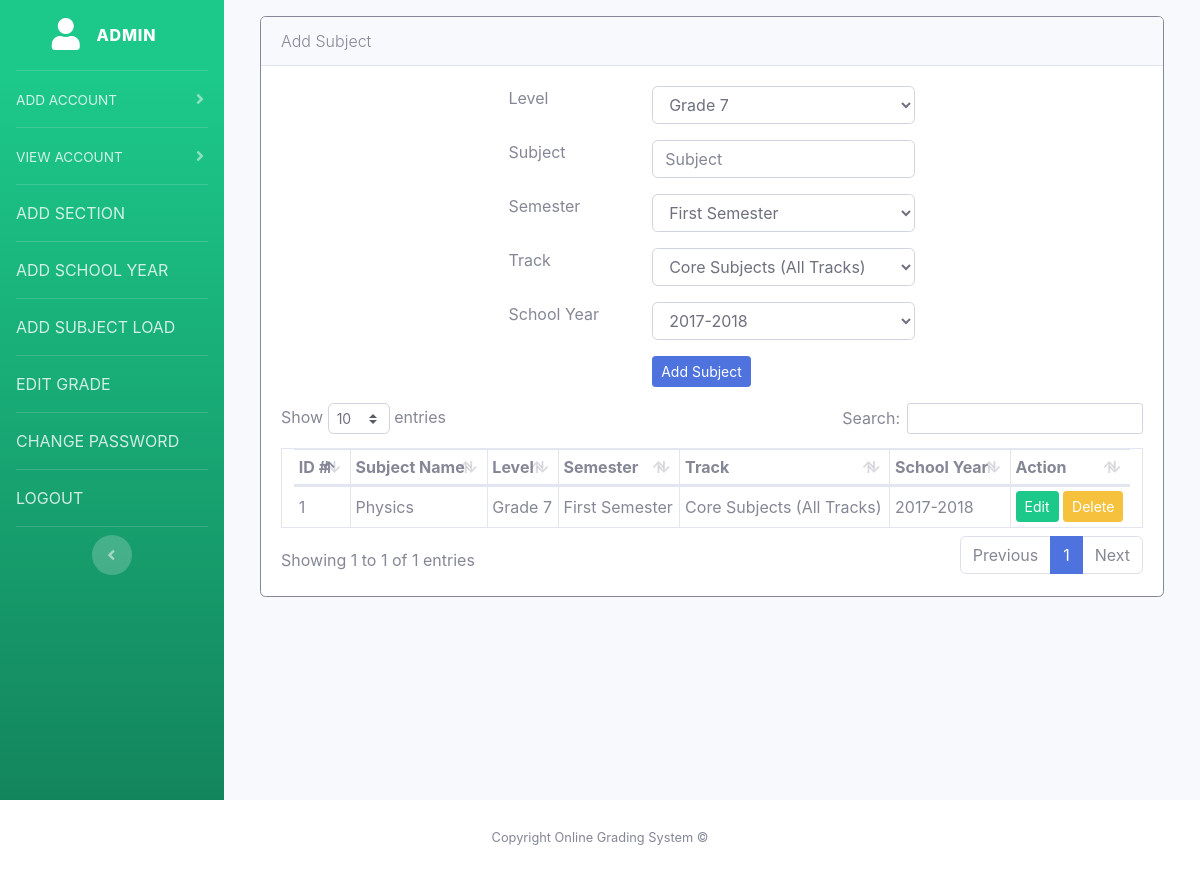
The app's page /index.php?p=principals&a=add-subject (signed in), older data.
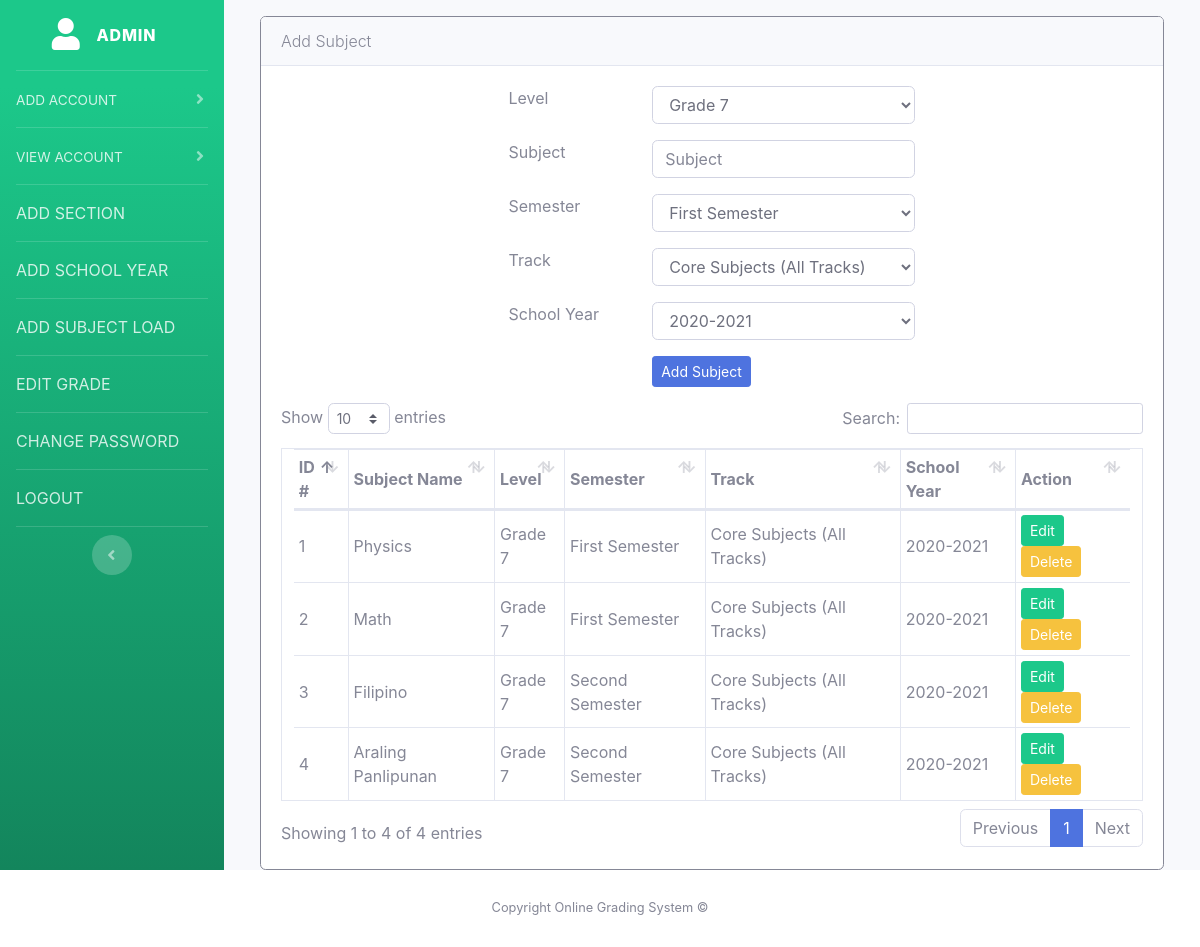
The same page, newer data.
### tables this page shows
CREATE TABLE `subjects` (
  `id` int NOT NULL,
  `level_id` varchar(10) DEFAULT NULL,
  `name` varchar(255) DEFAULT NULL,
  `semester` varchar(255) NOT NULL,
  `track` varchar(255) NOT NULL,
  `school_year` varchar(255) NOT NULL
);

CREATE TABLE `levels` (
  `id` int NOT NULL,
  `name` varchar(255) DEFAULT NULL
);

### index.php (called while the page is built, shortened)
<?php
include 'views/inc/header.php';
include 'sys/routes.php';
include 'views/inc/footer.php';
?>

### views/admin/add-subject.php (the view, shortened to what the changed rows need)
<div class="card border-secondary mt-3">
  <div class="card-header">
  	<p class="lead m-0">Add Subject</p>
  </div>
  <div class="card-body row">
    <div class="col-md-12">
        <form class="col-md-6 m-auto" action="<?php echo htmlspecialchars($_SERVER['PHP_SELF']); ?>" method="POST">
          <div class="form-group row">
            <div class="col-4">
                Level
            </div>
            <div class="col-8">
              <select class="form-control" name="level_id">
                <?php  foreach ($levels as $key => $level) { ?>
                    <option value="<?php echo $level['id']; ?>"><?php  echo $level['name']; ?></option>
                <?php } ?>
              </select>
            </div>
          </div>
          <div class="form-group row">
            <div class="col-4">
                Subject
            </div>
            <div class="col-8">
              <input class="form-control" placeholder="Subject" type="text" name="subject" required>
            </div>
          </div>
          <div class="form-group row">
            <div class="col-4">
                Semester
            </div>
            <div class="col-8">
              <select class="form-control" placeholder="Semester" name="semester" required>
                <?php
                $semesters = ["First Semester", "Second Semester"];
                foreach ($semesters as $semester){
              ?>
                <option value="<?php echo $semester; ?>"><?php echo $semester; ?></option>
              <?php } ?>
              </select>
            </div>
          </div>
          <div class="form-group row">
            <div class="col-4">
                Track
            </div>
            <div class="col-8">
              <select class="form-control" placeholder="Track" name="track" required>
                <?php
                $tracks = ["Core Subjects (All Tracks)", "Academic Track (Except Immersion)", "Work Immersion / Culminating Activity for (Academic Work)", "TVL/Sports/Arts and Design Track"];
                foreach ($tracks as $track){
              ?>
                <option value="<?php echo $track; ?>"><?php echo $track; ?></option>
              <?php } ?>
              </select>
            </div>
          </div>
          <div class="form-group row">
            <div class="col-4">
                School Year
            </div>
            <div class="col-8">
             <select class="form-control" name="school_year" required >
                  <?php
                      foreach ($school_years as $school_year) {
                      ?>
                          <option value="<?php echo $school_year['name']; ?>"><?php echo $school_year['name']; ?></option>
                      <?php
                      }
                  ?>
              </select>
            </div>
          </div>
        	<div class="form-group row">
        		<div class="col-4"></div>
        		<div class="col-8">
        				<button class="btn btn-sm btn-primary" type="submit" name="add-subject">Add Subject</button>
        		</div>
        	</div>
        </form>
    </div>
    <div class="col-md-12">
        <table id="add-subject-load-table" class="table-bordered table-sm col-md-12">
            <thead>
                <tr>
                    <th>ID #</th>
                    <th>Subject Name</th>
                    <th>Level</th>
                    <th>Semester</th>
                    <th>Track</th>
                    <th>School Year</th>
                    <th>Action</th>
                </tr>
            </thead>
            <tbody>
              <?php  foreach ($subjects as $key => $subject ) { ?>
                <tr>
                    <td><?php  echo $subject['id']; ?></td>
                    <td><?php  echo $subject['name']; ?></td>
                    <td><?php  echo $subject['level_name']; ?></td>
                    <td><?php  echo $subject['semester']; ?></td>
                    <td><?php  echo $subject['track']; ?></td>
                    <td><?php  echo $subject['school_year']; ?></td>
                    <td>
                        <button class="btn btn-success btn-sm" data-toggle="modal" data-target="#edit-modal-<?php echo $subject['id']; ?>">Edit</button>
                        <button class="btn btn-warning btn-sm" data-toggle="modal" data-target="#delete-modal-<?php echo $subject['id']; ?>">Delete</button>
                    </td>
                </tr>
              <?php  } ?>
            </tbody>
        </table>
    </div>
  </div>
</div>

### views/inc/navbar.php (shortened to what the changed rows need)
<body id="page-top">
  <div id="wrapper">
    <ul class="navbar-nav bg-gradient-success sidebar sidebar-dark accordion" id="accordionSidebar">
      <a class="sidebar-brand d-flex align-items-center justify-content-center" href="<?php echo $navbar['main']; ?>">
        <div class="sidebar-brand-icon">
        </div>
        <div class="sidebar-brand-text mx-3"><?php echo $navbar['title']; ?></div>
      </a>
      <hr class="sidebar-divider my-0">
 <?php foreach($navbar['links'] as $key => $links) { ?>
      <li class="nav-item">
        <?php if (is_array($links)) { ?>
        <a class="nav-link collapsed" href="" data-toggle="collapse" data-target="#<?php echo $key; ?>" aria-expanded="true" aria-controls="<?php echo $key; ?>">
          <span><?php echo str_replace("-"," ",$key); ?></span>
        </a>
        <?php } else { ?>
        <a class="nav-link" href="<?php echo $links ?>"><?php echo str_replace("-"," ",$key) ?></a>
        <?php } ?>
      </li>
      <hr class="sidebar-divider my-0">
  <?php } ?>
      <div class="text-center d-none d-md-inline mt-2">
        <button class="rounded-circle border-0" id="sidebarToggle"></button>
      </div>
    </ul>
    <div id="content-wrapper" class="d-flex flex-column">
      <div id="content">
        <div class="container-fluid">
          <div class="row">
            <div class="col-xl-12 col-lg-12 col-md-12">

Row changes from the older to the newer data that the page shows:
changed subjects "Physics": school_year "2017-2018" → "2020-2021"
added subjects: id "2", name "Math", level.name "Grade 7", semester "First Semester", track "Core Subjects (All Tracks)", school_year "2020-2021"
added subjects: id "3", name "Filipino", level.name "Grade 7", semester "Second Semester", track "Core Subjects (All Tracks)", school_year "2020-2021"
added subjects: id "4", name "Araling Panlipunan", level.name "Grade 7", semester "Second Semester", track "Core Subjects (All Tracks)", school_year "2020-2021"
Text that changed along with them:
form field school_year: "2017-2018" → "2020-2021"
text written by a page script: "Show entries Search: Showing 1 to 1 of 1 entries Previous 1 Next" → "Show entries Search: Showing 1 to 4 of 4 entries Previous 1 Next"
